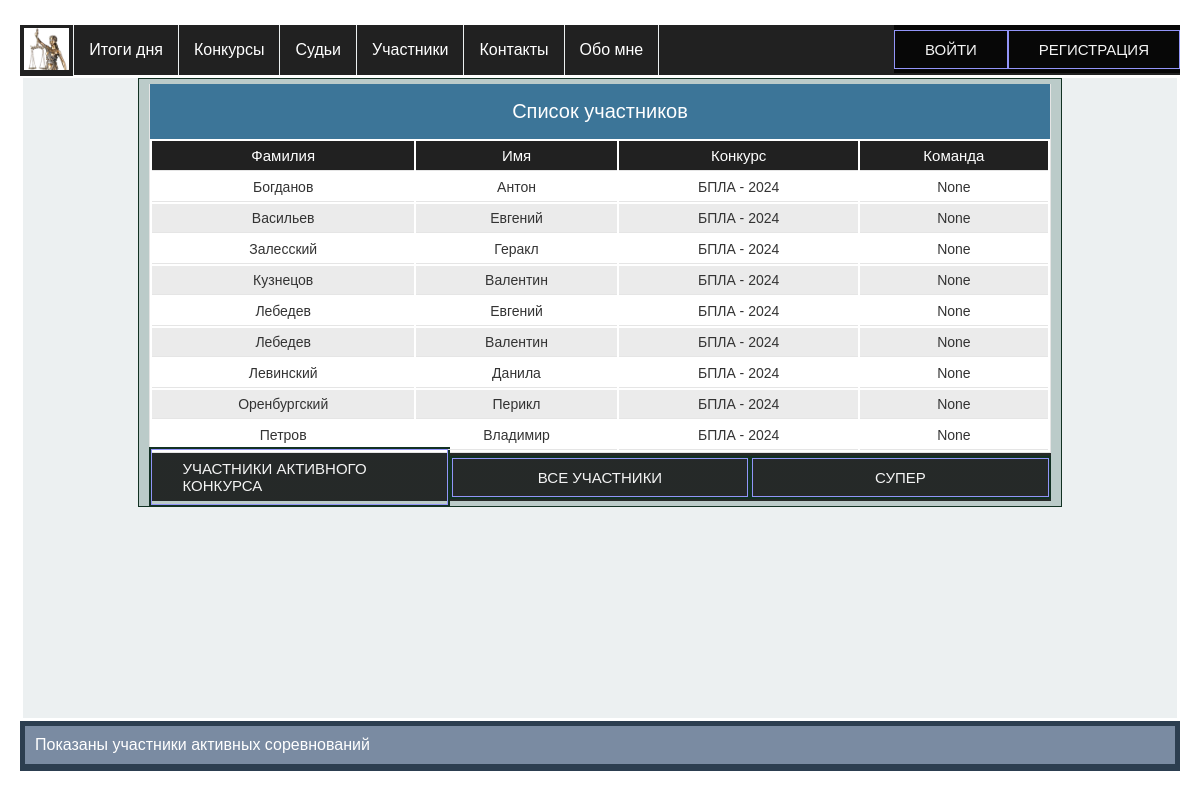
The page /judges/participants_list/active on the database its author committed.
### app_for_judges/models.py (models this page shows, shortened)
class Participant(models.Model):
    objects = None
    class Meta:
        db_table = 'participants'
        verbose_name = _('Участник')
        verbose_name_plural = _('Участники')
    team = models.ForeignKey('ParticipantsTeam', on_delete=models.SET_NULL, null=True, blank=True,
                             verbose_name=_('Команда'))
    name = models.CharField(_('Имя'), max_length=25)
    last_name = models.CharField(_('Фамилия'), max_length=25)
    organization = models.CharField(_('Образовательное учреждение'), max_length=100,
                                    default='ФГКОУ "Оренбургское ПКУ"')
    birthday = models.DateField(_('Дата рождения'))
    competition = models.ForeignKey(Competition, on_delete=models.SET_NULL, null=True, blank=True,
                                    verbose_name=_('Соревнования'))

### app_for_competitions/models.py (models this page shows)
class Competition(models.Model):
    class Meta:
        db_table = 'competitions'
        verbose_name = _('Конкурс')  # наименование в админке в единственном числе
        verbose_name_plural = _('Конкурсы')  # наименование в админке во множественном числе
    name = models.CharField(_('Сокращенное название'), max_length=50, unique=True)
    fullname = models.CharField(_('Полное наименование конкурса'), max_length=200,
                                default=None)
    date = models.DateField(_('Дата проведения'),
                            help_text="Дата начала")
    active = models.BooleanField(_('Активен'), default=True)
    def __str__(self):
        return self.name

### app_for_judges/views.py (the view)
# urls.py: path('participants_list/<str:filter>', participants_list, name='participants_list'),
def participants_list(request, filter):
    context = {'title': 'Список участников'}
    if filter == 'active':
        participants = Participant.objects.filter(competition__active=True).order_by('competition', 'last_name')
        messages.success(request, _('Показаны участники активных соревнований'))
    elif filter == 'all':
        participants = Participant.objects.all().order_by('competition', 'last_name')
        messages.success(request, _('Показаны все участники'))
    context['participants'] = participants
    context['table_title'] = PARTICIPANT_TABLE_TITLE
    return render(request, 'app_for_judges/view_participants.html', context)

### app_for_judges/templates/app_for_judges/view_participants.html (shortened to what this page needs)
{% extends 'base.html' %}
{% load static %}
{% block content %}
<div class="row">
    <div class="table-caption">{{ title }}</div>
    {% if not participants %}
    <h3 class="center">Нет активного конкурса, или у конкурса еще нет участников </h3>
    {% else %}
    <table id="table">
        <thead>
        <tr>
            {% for value in table_title %}
            {% if value != 'Редактор' %}
            <th>{{ value }}</th>
            {% else %}
            {% if user.judge.status == 'M' or user.judge.status == 'J' %}
            <th>{{ value }}</th>
            {% endif %}
            {% endif %}
            {% endfor %}
        </tr>
        </thead>
        <tbody>
        {% for participant in participants %}
        <tr>
            <td>{{ participant.last_name }}</td>
            <td>{{ participant.name }}</td>
            <td>{{ participant.competition }}</td>
            <td>{{ participant.team }}</td>
        </tr>
        {% endfor %}
        </tbody>
    </table>
    {% endif %}
    <div class="container">
        <div class="btn-col-3">
            <a href="{% url 'participants_list' filter='active' %}" class="btn a_btn">Участники активного конкурса</a>
        </div>
        <div class="btn-col-3">
            <a href="{% url 'participants_list' filter='all' %}" class="btn a_btn">Все участники</a>
        </div>
        <div class="btn-col-3">
            {% if user.judge.status == 'M' or user.judge.status == 'J' %}
            <a href="{% url 'add_participant' %}" class="btn a_btn">Добавить участника</a>
            {% else %}
            <a href="{% url 'participants_list' filter='all' %}" class="btn a_btn">Супер</a>
            {% endif %}
        </div>
    </div>
</div>
{% endblock %}

### static/css/stylesheet.css (style rules this page uses)
* { box-sizing: border-box; }
.row { overflow: hidden; max-width: 80%; min-height: 2px; background-color: #bbcbc9; margin: 0 auto; border: 1px solid #123123; padding: 5px 10px; }
* { -moz-box-sizing: border-box; -webkit-box-sizing: border-box; box-sizing: border-box; }
html { color: #333333; font-size: 62.5%; }
body { font: normal 16px Tahoma, Geneva, Helvetica, sans-serif; margin: 0 auto; padding: 0; min-width: 1000px; }
@media only all and (min-width: 760px) { body { padding-left: 20px; padding-right: 20px; padding-right: 2rem; padding-left: 2rem; } }
table { display: block; margin: 0; border: none; background: #fff; font-size: 14px; font-size: 1.4rem; }
@media only all and (min-width: 760px) { table { display: table; width: 100%; border: 1px solid #e5e5e5; border-top: none; } }
tbody { display: block; }
@media only all and (min-width: 760px) { tbody { display: table-row-group; } }
.table-caption { display: block; width: 100%; background: #3c7598; color: #fff; font-size: 20px; font-size: 2rem; text-align: center; height: 44px; line-height: 44px; border: none; border-bottom: 2px solid #999; }
@media only all and (min-width: 760px) { .table-caption { border: 1px solid #e5e5e5; border-top: none; border-bottom: none; height: 55px; line-height: 55px; } }
tr { position: relative; display: block; border-bottom: 1px solid #ccc; padding: 8px; padding: 0.8rem; }
tr:nth-child(even) { background: #ebebeb; }
@media only all and (min-width: 760px) { tr { display: table-row; } }
thead tr { display: none; }
@media only all and (min-width: 760px) { thead { background: #212121; color: #fff; } }
@media only all and (min-width: 760px) { thead tr { display: table-row; } }
@media only all and (min-width: 760px) { thead tr th { font-weight: normal; font-size: 15px; font-size: 1.5rem; } }
td { display: block; border: none; position: relative; text-align: left; }
@media only all and (min-width: 760px) { td, th { display: table-cell; padding: 6px; padding: 0.6rem; border-bottom: 1px solid #e5e5e5; text-align: center; } }
td:before { content: attr(data-label); display: inline-block; width: 15%; background: #999; border-radius: 6px; height: 20px; margin: 0px 10px 0px 0px; margin: 0rem 1rem 0rem 0rem; padding: 0px 5px; padding: 0rem 0.5rem; font-size: 10px; font-size: 1rem; line-height: 20px; text-align: center; color: #fff; overflow: hidden; }
@media only all and (min-width: 560px) { td:before { width: 12%; font-size: 12px; font-size: 1.2rem; } }
@media only all and (min-width: 760px) { td:before { content: ""; display: none; } }
.container { background: linear-gradient(rgba(0, 0, 0, 0.8), rgba(0, 0, 0, 0.8)); font-family: Arial, Helvetica, sans-serif; display: flex; justify-content: center; align-items: center; height: 3em; padding: 0; margin: 0; }
.a_btn { font-size: 1.5rem; padding: 1rem 3rem; color: #f4f4f4; text-transform: uppercase; }
.btn { text-decoration: none; border: 1px solid rgb(146, 148, 248); position: relative; overflow: hidden; display: flex; justify-content: center; }
.btn-col-3 { width: 33.333%; border: 2px solid #123123; }
.btn:before { content: ""; position: absolute; top: 0; left: -100%; width: 100%; height: 100%; background: linear-gradient( 120deg, transparent, rgba(146, 148, 248, 0.4), transparent ); transition: all 650ms; }

### rows shown on the page
Participant: last_name "Богданов", name "Антон", competition "БПЛА - 2024", team "None"
Participant: last_name "Васильев", name "Евгений", competition "БПЛА - 2024", team "None"
Participant: last_name "Залесский", name "Геракл", competition "БПЛА - 2024", team "None"
Participant: last_name "Кузнецов", name "Валентин", competition "БПЛА - 2024", team "None"
Participant: last_name "Лебедев", name "Евгений", competition "БПЛА - 2024", team "None"
Participant: last_name "Лебедев", name "Валентин", competition "БПЛА - 2024", team "None"
Participant: last_name "Левинский", name "Данила", competition "БПЛА - 2024", team "None"
Participant: last_name "Оренбургский", name "Перикл", competition "БПЛА - 2024", team "None"
Participant: last_name "Петров", name "Владимир", competition "БПЛА - 2024", team "None"

### other values the page prints
{{ title }} "Список участников"
{{ value }} "Фамилия" "Имя" "Конкурс" "Команда"
{{ message }} "Показаны участники активных соревнований"
